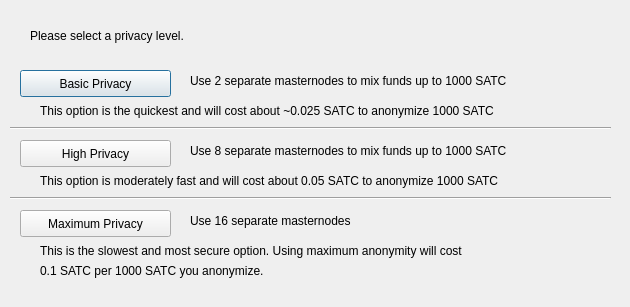
<?xml version="1.0" encoding="UTF-8"?>
<ui version="4.0">
 <class>DarksendConfig</class>
 <widget class="QDialog" name="DarksendConfig">
  <property name="geometry">
   <rect>
    <x>0</x>
    <y>0</y>
    <width>630</width>
    <height>307</height>
   </rect>
  </property>
  <property name="windowTitle">
   <string>Configure Darksend</string>
  </property>
  <widget class="QPushButton" name="buttonBasic">
   <property name="geometry">
    <rect>
     <x>20</x>
     <y>70</y>
     <width>151</width>
     <height>27</height>
    </rect>
   </property>
   <property name="text">
    <string>Basic Privacy</string>
   </property>
  </widget>
  <widget class="QPushButton" name="buttonHigh">
   <property name="geometry">
    <rect>
     <x>20</x>
     <y>140</y>
     <width>151</width>
     <height>27</height>
    </rect>
   </property>
   <property name="text">
    <string>High Privacy</string>
   </property>
  </widget>
  <widget class="QPushButton" name="buttonMax">
   <property name="geometry">
    <rect>
     <x>20</x>
     <y>210</y>
     <width>151</width>
     <height>27</height>
    </rect>
   </property>
   <property name="text">
    <string>Maximum Privacy</string>
   </property>
  </widget>
  <widget class="QLabel" name="label">
   <property name="geometry">
    <rect>
     <x>30</x>
     <y>20</y>
     <width>571</width>
     <height>31</height>
    </rect>
   </property>
   <property name="text">
    <string>Please select a privacy level.</string>
   </property>
  </widget>
  <widget class="QLabel" name="label_2">
   <property name="geometry">
    <rect>
     <x>190</x>
     <y>70</y>
     <width>421</width>
     <height>21</height>
    </rect>
   </property>
   <property name="text">
    <string>Use 2 separate masternodes to mix funds up to 1000 SATC</string>
   </property>
  </widget>
  <widget class="QLabel" name="label_3">
   <property name="geometry">
    <rect>
     <x>190</x>
     <y>140</y>
     <width>411</width>
     <height>21</height>
    </rect>
   </property>
   <property name="text">
    <string>Use 8 separate masternodes to mix funds up to 1000 SATC</string>
   </property>
  </widget>
  <widget class="QLabel" name="label_4">
   <property name="geometry">
    <rect>
     <x>190</x>
     <y>210</y>
     <width>421</width>
     <height>21</height>
    </rect>
   </property>
   <property name="text">
    <string>Use 16 separate masternodes</string>
   </property>
  </widget>
  <widget class="QLabel" name="label_6">
   <property name="geometry">
    <rect>
     <x>40</x>
     <y>100</y>
     <width>561</width>
     <height>21</height>
    </rect>
   </property>
   <property name="text">
    <string>This option is the quickest and will cost about ~0.025 SATC to anonymize 1000 SATC</string>
   </property>
  </widget>
  <widget class="QLabel" name="label_7">
   <property name="geometry">
    <rect>
     <x>40</x>
     <y>170</y>
     <width>561</width>
     <height>21</height>
    </rect>
   </property>
   <property name="text">
    <string>This option is moderately fast and will cost about 0.05 SATC to anonymize 1000 SATC</string>
   </property>
  </widget>
  <widget class="QLabel" name="label_8">
   <property name="geometry">
    <rect>
     <x>40</x>
     <y>240</y>
     <width>561</width>
     <height>21</height>
    </rect>
   </property>
   <property name="text">
    <string>This is the slowest and most secure option. Using maximum anonymity will cost</string>
   </property>
  </widget>
  <widget class="QLabel" name="label_9">
   <property name="geometry">
    <rect>
     <x>40</x>
     <y>260</y>
     <width>561</width>
     <height>21</height>
    </rect>
   </property>
   <property name="text">
    <string>0.1 SATC per 1000 SATC you anonymize.</string>
   </property>
  </widget>
  <widget class="Line" name="line">
   <property name="geometry">
    <rect>
     <x>10</x>
     <y>120</y>
     <width>601</width>
     <height>16</height>
    </rect>
   </property>
   <property name="orientation">
    <enum>Qt::Horizontal</enum>
   </property>
  </widget>
  <widget class="Line" name="line_2">
   <property name="geometry">
    <rect>
     <x>10</x>
     <y>190</y>
     <width>601</width>
     <height>16</height>
    </rect>
   </property>
   <property name="orientation">
    <enum>Qt::Horizontal</enum>
   </property>
  </widget>
 </widget>
 <resources/>
 <connections/>
</ui>
